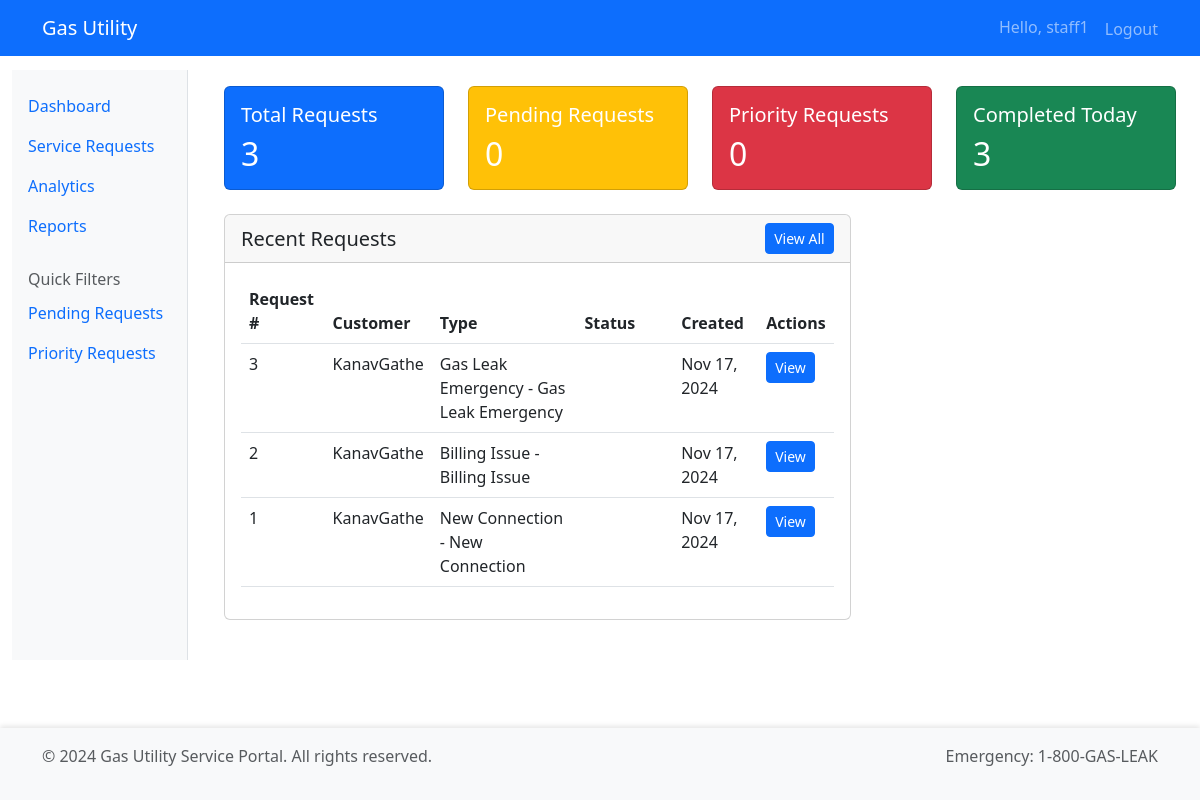
The page /staff/dashboard/ (signed in) on the database its author committed.
### requests/models.py (models this page shows, shortened)
class ServiceRequest(models.Model):
    STATUS_CHOICES = [
        ('pending', 'Pending'),
        ('assigned', 'Assigned'),
        ('in_progress', 'In Progress'),
        ('on_hold', 'On Hold'),
        ('completed', 'Completed'),
        ('cancelled', 'Cancelled'),
        ('priority', 'Priority')
    ]
    customer = models.ForeignKey(User, on_delete=models.CASCADE)
    request_type = models.ForeignKey(ServiceRequestType, on_delete=models.CASCADE)
    status = models.CharField(max_length=20, choices=STATUS_CHOICES, default='pending')
    description = models.TextField()
    created_at = models.DateTimeField(auto_now_add=True)
    updated_at = models.DateTimeField(auto_now=True)
    assigned_to = models.ForeignKey(
        User,
        related_name='assigned_requests',
        null=True,
        blank=True,
        on_delete=models.SET_NULL
    )
    scheduled_date = models.DateTimeField(null=True, blank=True)
    completed_date = models.DateTimeField(null=True, blank=True)
    internal_notes = models.TextField(blank=True, null=True)

class ServiceRequestType(models.Model):
    CATEGORY_CHOICES = [
        ('billing', 'Billing Issue'),
        ('gas_leak', 'Gas Leak Emergency'),
        ('connection', 'New Connection'),
        ('maintenance', 'Maintenance'),
        ('meter', 'Meter Related'),
        ('other', 'Other Services')
    ]
    name = models.CharField(max_length=100)
    category = models.CharField(max_length=20, choices=CATEGORY_CHOICES)
    description = models.TextField()
    is_emergency = models.BooleanField(default=False)
    estimated_completion_hours = models.PositiveIntegerField()
    requires_site_visit = models.BooleanField(default=False)
    def __str__(self):
        return f"{self.get_category_display()} - {self.name}"

### staff/views.py (the view)
# urls.py: path('dashboard/', views.customer_dashboard, name='customer_dashboard'),
@user_passes_test(staff_check)
def dashboard(request):
    stats = {
        'total_requests': ServiceRequest.objects.count(),
        'pending_requests': ServiceRequest.objects.filter(status='pending').count(),
        'priority_requests': ServiceRequest.objects.filter(status='priority').count(),
        'completed_today': ServiceRequest.objects.filter(
            completed_date__date=timezone.now().date()
        ).count(),
    }
    recent_requests = ServiceRequest.objects.select_related(
        'customer', 'request_type'
    ).order_by('-created_at')[:10]
    assigned_requests = ServiceRequest.objects.filter(
        assigned_to=request.user
    ).select_related('customer', 'request_type')
    context = {
        'stats': stats,
        'recent_requests': recent_requests,
        'assigned_requests': assigned_requests,
    }
    return render(request, 'staff/dashboard.html', context)

### staff/views.py (called while the page is built)
def staff_check(user):
    return user.is_staff

### templates/staff/dashboard.html (shortened to what this page needs)
{% extends "base.html" %}
{% block content %}
<div class="row">
    <div class="col-md-3">
        <div class="card bg-primary text-white mb-4">
            <div class="card-body">
                <h5 class="card-title">Total Requests</h5>
                <h2 class="mb-0">{{ stats.total_requests }}</h2>
            </div>
        </div>
    </div>
    <div class="col-md-3">
        <div class="card bg-warning text-white mb-4">
            <div class="card-body">
                <h5 class="card-title">Pending Requests</h5>
                <h2 class="mb-0">{{ stats.pending_requests }}</h2>
            </div>
        </div>
    </div>
    <div class="col-md-3">
        <div class="card bg-danger text-white mb-4">
            <div class="card-body">
                <h5 class="card-title">Priority Requests</h5>
                <h2 class="mb-0">{{ stats.priority_requests }}</h2>
            </div>
        </div>
    </div>
    <div class="col-md-3">
        <div class="card bg-success text-white mb-4">
            <div class="card-body">
                <h5 class="card-title">Completed Today</h5>
                <h2 class="mb-0">{{ stats.completed_today }}</h2>
            </div>
        </div>
    </div>
</div>
<div class="row">
    <div class="col-md-8">
        <div class="card mb-4">
            <div class="card-header d-flex justify-content-between align-items-center">
                <h5 class="card-title mb-0">Recent Requests</h5>
                <a href="{% url 'staff:request_management' %}" class="btn btn-primary btn-sm">View All</a>
            </div>
            <div class="card-body">
                <div class="table-responsive">
                    <table class="table table-hover">
                        <thead>
                            <tr>
                                <th>Request #</th>
                                <th>Customer</th>
                                <th>Type</th>
                                <th>Status</th>
                                <th>Created</th>
                                <th>Actions</th>
                            </tr>
                        </thead>
                        <tbody>
                            {% for request in recent_requests %}
                                <tr>
                                    <td>{{ request.id }}</td>
                                    <td>{{ request.customer.username }}</td>
                                    <td>{{ request.request_type }}</td>
                                    <td>
                                        <span class="badge bg-{{ request.status|lower }}">
                                        </span>
                                    </td>
                                    <td>{{ request.created_at|date:"M j, Y" }}</td>
                                    <td>
                                        <a href="{% url 'staff:request_detail' request.id %}"
                                           class="btn btn-sm btn-primary">View</a>
                                    </td>
                                </tr>
                            {% endfor %}
                        </tbody>
                    </table>
                </div>
            </div>
        </div>
    </div>
{% endblock %}

### templates/navbar.html (shortened to what this page needs)
<nav class="navbar navbar-expand-lg navbar-dark bg-primary fixed-top">
    <div class="container">
        <a class="navbar-brand" href="{% url 'home' %}">Gas Utility</a>
        <div class="collapse navbar-collapse justify-content-end" id="navbarNav">
            <ul class="navbar-nav">
                {% if user.is_authenticated %}
                    <li class="nav-item">
                        <span class="navbar-text me-3">Hello, {{ user.username }}</span>
                    </li>
                    <li class="nav-item">
                        <form method="post" action="{% url 'accounts:logout' %}" class="d-inline">
                            <button type="submit" class="nav-link btn btn-link" style="display: inline; padding: 0; border: none; background: none;">
                                Logout
                            </button>
                        </form>
                    </li>
                {% endif %}
            </ul>
        </div>
    </div>
</nav>

### templates/navbar.html (style rules this page uses)
.navbar { position: fixed; top: 0; width: 100%; z-index: 1030; }
body { padding-top: 70px; }

### templates/footer.html (style rules this page uses)
body { padding-bottom: 60px; }

### rows shown on the page
ServiceRequest: id "3", customer.username "KanavGathe", request_type "Gas Leak Emergency - Gas Leak Emergency", created_at "Nov 17, 2024"
ServiceRequest: id "2", customer.username "KanavGathe", request_type "Billing Issue - Billing Issue", created_at "Nov 17, 2024"
ServiceRequest: id "1", customer.username "KanavGathe", request_type "New Connection - New Connection", created_at "Nov 17, 2024"

### other values the page prints
{{ user.username }} "staff1"
{{ stats.total_requests }} "3"
{{ stats.pending_requests }} "0"
{{ stats.priority_requests }} "0"
{{ stats.completed_today }} "3"
